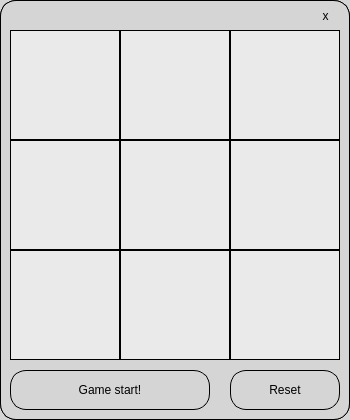
<?xml version="1.0" encoding="UTF-8"?>
<ui version="4.0">
 <class>MainWindow</class>
 <widget class="QMainWindow" name="MainWindow">
  <property name="geometry">
   <rect>
    <x>0</x>
    <y>0</y>
    <width>350</width>
    <height>420</height>
   </rect>
  </property>
  <property name="windowTitle">
   <string>MainWindow</string>
  </property>
  <property name="styleSheet">
   <string notr="true">border: 1px solid #fff;
border-color: rgb(0, 0, 0);
border-radius: 16px;
background-color: rgb(213, 213, 213);</string>
  </property>
  <widget class="QWidget" name="centralwidget">
   <widget class="QPushButton" name="btn1">
    <property name="geometry">
     <rect>
      <x>10</x>
      <y>30</y>
      <width>110</width>
      <height>110</height>
     </rect>
    </property>
    <property name="styleSheet">
     <string notr="true">font: 36pt &quot;MS Shell Dlg 2&quot;;
background-color: rgb(234, 234, 234);
border-radius: 0px;</string>
    </property>
    <property name="text">
     <string/>
    </property>
   </widget>
   <widget class="QLabel" name="label">
    <property name="geometry">
     <rect>
      <x>10</x>
      <y>370</y>
      <width>200</width>
      <height>40</height>
     </rect>
    </property>
    <property name="styleSheet">
     <string notr="true">font: 12pt &quot;Yu Gothic UI&quot;;</string>
    </property>
    <property name="text">
     <string>Game start!</string>
    </property>
    <property name="alignment">
     <set>Qt::AlignCenter</set>
    </property>
   </widget>
   <widget class="QPushButton" name="reset">
    <property name="geometry">
     <rect>
      <x>230</x>
      <y>370</y>
      <width>110</width>
      <height>40</height>
     </rect>
    </property>
    <property name="styleSheet">
     <string notr="true">font: 25 16pt &quot;Yu Gothic UI Light&quot;;</string>
    </property>
    <property name="text">
     <string>Reset</string>
    </property>
   </widget>
   <widget class="QPushButton" name="btn2">
    <property name="geometry">
     <rect>
      <x>120</x>
      <y>30</y>
      <width>110</width>
      <height>110</height>
     </rect>
    </property>
    <property name="styleSheet">
     <string notr="true">font: 36pt &quot;MS Shell Dlg 2&quot;;
border-radius: 0px;
background-color: rgb(234, 234, 234);</string>
    </property>
    <property name="text">
     <string/>
    </property>
   </widget>
   <widget class="QPushButton" name="btn3">
    <property name="geometry">
     <rect>
      <x>230</x>
      <y>30</y>
      <width>110</width>
      <height>110</height>
     </rect>
    </property>
    <property name="styleSheet">
     <string notr="true">font: 36pt &quot;MS Shell Dlg 2&quot;;
border-radius: 0px;
background-color: rgb(234, 234, 234);</string>
    </property>
    <property name="text">
     <string/>
    </property>
   </widget>
   <widget class="QPushButton" name="btn4">
    <property name="geometry">
     <rect>
      <x>10</x>
      <y>140</y>
      <width>110</width>
      <height>110</height>
     </rect>
    </property>
    <property name="styleSheet">
     <string notr="true">font: 36pt &quot;MS Shell Dlg 2&quot;;
border-radius: 0px;
background-color: rgb(234, 234, 234);</string>
    </property>
    <property name="text">
     <string/>
    </property>
   </widget>
   <widget class="QPushButton" name="btn5">
    <property name="geometry">
     <rect>
      <x>120</x>
      <y>140</y>
      <width>110</width>
      <height>110</height>
     </rect>
    </property>
    <property name="styleSheet">
     <string notr="true">font: 36pt &quot;MS Shell Dlg 2&quot;;
border-radius: 0px;
background-color: rgb(234, 234, 234);</string>
    </property>
    <property name="text">
     <string/>
    </property>
   </widget>
   <widget class="QPushButton" name="btn6">
    <property name="geometry">
     <rect>
      <x>230</x>
      <y>140</y>
      <width>110</width>
      <height>110</height>
     </rect>
    </property>
    <property name="styleSheet">
     <string notr="true">font: 36pt &quot;MS Shell Dlg 2&quot;;
border-radius: 0px;
background-color: rgb(234, 234, 234);</string>
    </property>
    <property name="text">
     <string/>
    </property>
   </widget>
   <widget class="QPushButton" name="btn7">
    <property name="geometry">
     <rect>
      <x>10</x>
      <y>250</y>
      <width>110</width>
      <height>110</height>
     </rect>
    </property>
    <property name="styleSheet">
     <string notr="true">font: 36pt &quot;MS Shell Dlg 2&quot;;
border-radius: 0px;
background-color: rgb(234, 234, 234);</string>
    </property>
    <property name="text">
     <string/>
    </property>
   </widget>
   <widget class="QPushButton" name="btn8">
    <property name="geometry">
     <rect>
      <x>120</x>
      <y>250</y>
      <width>110</width>
      <height>110</height>
     </rect>
    </property>
    <property name="styleSheet">
     <string notr="true">font: 36pt &quot;MS Shell Dlg 2&quot;;
border-radius: 0px;
background-color: rgb(234, 234, 234);</string>
    </property>
    <property name="text">
     <string/>
    </property>
   </widget>
   <widget class="QPushButton" name="btn9">
    <property name="geometry">
     <rect>
      <x>230</x>
      <y>250</y>
      <width>110</width>
      <height>110</height>
     </rect>
    </property>
    <property name="styleSheet">
     <string notr="true">font: 36pt &quot;MS Shell Dlg 2&quot;;
border-radius: 0px;
background-color: rgb(234, 234, 234);</string>
    </property>
    <property name="text">
     <string/>
    </property>
   </widget>
   <widget class="QPushButton" name="btnClose">
    <property name="geometry">
     <rect>
      <x>310</x>
      <y>4</y>
      <width>31</width>
      <height>23</height>
     </rect>
    </property>
    <property name="styleSheet">
     <string notr="true">border: 0px solid #fff;
font: 11pt &quot;MS Shell Dlg 2&quot;;</string>
    </property>
    <property name="text">
     <string>x</string>
    </property>
   </widget>
  </widget>
 </widget>
 <resources/>
 <connections/>
</ui>
